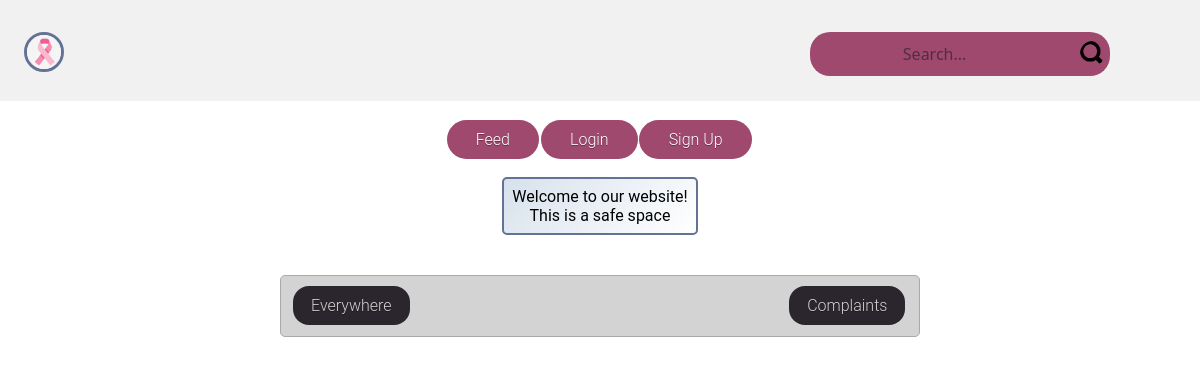
Page /?pvbcontent=Complaints on the earlier database version.
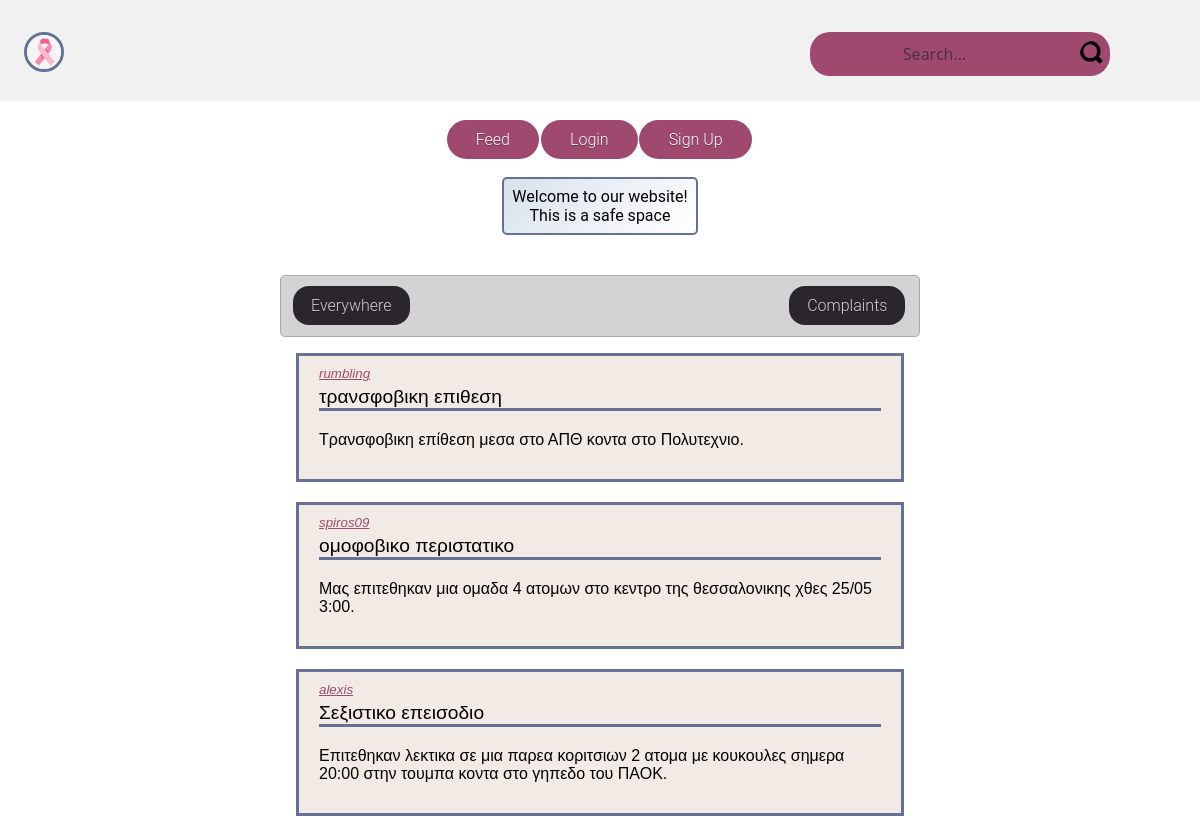
Same page on the later database version.
### tables this page shows
CREATE TABLE `complaints` (
  `ID` int(10) UNSIGNED NOT NULL,
  `TITLE` varchar(30) NOT NULL,
  `USERNAME` varchar(20) DEFAULT NULL,
  `CONTENT` varchar(1000) DEFAULT NULL,
  `REGION` varchar(50) NOT NULL,
  `DATE` datetime NOT NULL
);

### complaint.php (the view)
<?php
echo
"<div class=\"post\">
    <div class=\"postUser\">
        <a class=\"postUserLink\" href=\"profilepage.php?user=".$usertext."\">
            ".$usertext."
        </a>
    </div>
    <div class=\"postTitle\">
        <a>".$titletext."</a>
    </div>
    <div class=\"postBody\">
        <a>
            ".$bodytext."
        </a>
    </div>
    <div class=\"postButtons\">
    </div>
</div>";
?>

### langing-page.php (shortened to what this page needs)
<!DOCTYPE html>
<html>
    <head>
        <link rel="stylesheet" href="./landing-page.css">
        <link rel="stylesheet" href="./post.css">
        <link rel="stylesheet" href="./post-navigation-bar.css">
    </head>
    <body>
        <div class="landing-page-header">
            <div class="wrapper">
                <a href="feed.php"><li class="bn1">Feed</li></a>
                <?php
                    if(!isset($_COOKIE["user"])) {
                        echo "<a href=\"./login.php\"><li class=\"bn1\">Login</li></a>";
                        echo "<a href=\"CreateAccount_C.php\"><li class=\"bn1\">Sign Up</li></a>";
                    } else {
                        echo "<a href=\"makeSubmission.php\"><li class=\"bn1\">Submission</li></a>";
                    }
                ?>
            </div>
            <div class="text">
                <p id="welcomeText"></p>
            </div>
        </div>
        <div class="posts">
            <div class="PVB">
                <?php include "post-navigation-bar.php"?>
            </div>
            <div class="postL" id="postList">
            <?php
                    $conn = @mysqli_connect("localhost", "NotLoginUsers", "NLogUsSHC");
                    if(isset($_GET["pvbcontent"])) {
                        $pvbcontent = $_GET["pvbcontent"];
                    } else {
                        $pvbcontent = "All";
                    }
                    if(isset($_GET["pvbregion"])) {
                        $pvbregion = $_GET["pvbregion"];
                    } else {
                        $pvbregion = "Everywhere";
                    }
                    if(strcmp($pvbcontent, "All") == 0) {
                        if(strcmp($pvbregion, "Everywhere") == 0) {
                            $sqlQuery = "SELECT id, username, title, content, date, null as region
                            FROM articles
                            UNION
                            SELECT null as id, username, title, content, date, region
                            FROM complaints
                            ORDER BY date DESC
                            LIMIT 3";
                        } else {
                            $sqlQuery = "SELECT id, username, title, content, date, null as region
                            FROM articles
                            UNION
                            SELECT null as id, username, title, content, date, region
                            FROM complaints
                            WHERE region LIKE \"".$pvbregion."\"
                            ORDER BY date DESC
                            LIMIT 3";
                        }
                        $results = mysqli_query($conn, $sqlQuery) or die(mysqli_error($conn));
                        while($row = mysqli_fetch_array($results)) {
                            if($row["region"]) {
                                $usertext = $row["username"];
                                $titletext = $row["title"];
                                $bodytext = $row["content"];
                                include("complaint.php");
                            } else {
                                $usertext = $row["username"];
                                $titletext = $row["title"];
                                $bodytext = $row["content"];
                                $postid = $row["id"];
                                include("post.php");
                            }
                        }
                    } else if(strcmp($pvbcontent, "Complaints") == 0) {
                        if(strcmp($pvbregion, "Everywhere") == 0) {
                            $sqlQuery = "SELECT * FROM complaints ORDER BY complaints.date DESC LIMIT 3";
                        } else {
                            $sqlQuery = "SELECT * FROM complaints WHERE region LIKE \"".$pvbregion."\"  ORDER BY DESC complaints.date LIMIT 3";
                        }
                        $results = mysqli_query($conn, $sqlQuery);
                        while($row = mysqli_fetch_array($results)) {
                            $usertext = $row["USERNAME"];
                            $titletext = $row["TITLE"];
                            $bodytext = $row["CONTENT"];
                            include("complaint.php");
                        }
                    }
                ?>
            </div>
        </div>
    </body>
</html>

Differences in the rows shown:
added complaints: USERNAME "rumbling", TITLE "τρανσφοβικη επιθεση", CONTENT "Τρανσφοβικη επίθεση μεσα στο ΑΠΘ κοντα στο Πολυτεχνιο."
added complaints: USERNAME "spiros09", TITLE "ομοφοβικο περιστατικο", CONTENT "Μας επιτεθηκαν μια ομαδα 4 ατομων στο κεντρο της θεσσαλονικης χθες 25/05 3:00."
added complaints: USERNAME "alexis", TITLE "Σεξιστικο επεισοδιο", CONTENT "Επιτεθηκαν λεκτικα σε μια παρεα κοριτσιων 2 ατομα με κουκουλες σημερα 20:00 στην τουμπα κοντα στο γηπεδο του ΠΑΟΚ."
